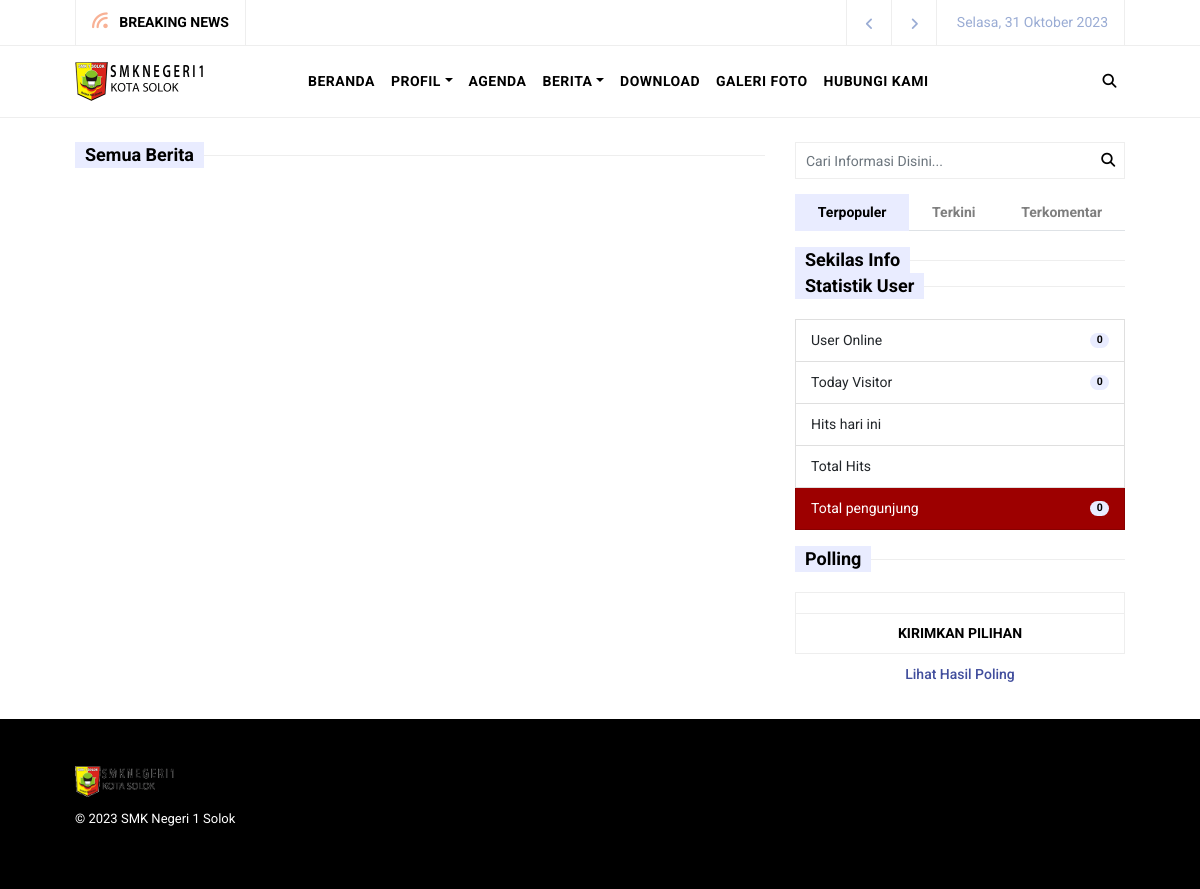
The page /index.php/berita on the database its author committed.
### tables this page shows
CREATE TABLE `mainmenu` (
  `id_main` int(5) NOT NULL,
  `nama_menu` varchar(50) DEFAULT NULL,
  `link` varchar(100) DEFAULT NULL,
  `aktif` enum('Y','N') NOT NULL DEFAULT 'Y',
  `adminmenu` enum('Y','N') NOT NULL
);

### application/libraries/Template.php (called while the page is built, shortened)
<?php if ( ! defined('BASEPATH')) exit('No direct script access allowed');
class Template {
		var $template_data = array();
		function set($name, $value)
		{
			$this->template_data[$name] = $value;
		}
		function load($template = '', $view = '' , $view_data = array(), $return = FALSE)
		{
			$this->CI =& get_instance();
			return $this->CI->load->view($template, $this->template_data, $return);
		}
}

### application/controllers/Berita.php (called while the page is built, shortened)
<?php
class Berita extends CI_Controller
{
	public function index()
	{
		if (isset($_POST['submit'])) {
			$keyword = cetak($this->input->post('cari'));
			$data['title'] = 'Pencarian keyword : ' . $keyword;
			$data['berita'] = $this->model_utama->semua_berita_cari(0, 10, $keyword);
		} else {
			$data['title'] = 'Semua Berita';
			$config['per_page'] = 10;
			if ($this->uri->segment('3') != '') {
				$dari = $this->uri->segment('3');
			} else {
				$dari = 0;
			}
			if (is_numeric($dari)) {
				$data['berita'] = $this->model_utama->semua_berita($dari, $config['per_page']);
			} else {
				redirect('berita');
			}
		}
		$this->template->load(template() . '/template', template() . '/view_semua_berita', $data);
	}
}

### index.php (called while the page is built, shortened)
<?php
require_once BASEPATH.'core/CodeIgniter.php';

### application/models/Model_utama.php (called while the page is built, shortened)
<?php
class Model_utama extends CI_model{
    function mainmenu(){
        return $this->db->query("SELECT * FROM mainmenu where aktif='Y' ORDER BY id_main ASC");
    }
    function submenu($id){
        return $this->db->query("SELECT * FROM submenu WHERE id_main='$id' AND aktif='Y' ORDER BY id_sub ASC");
    }
}

### application/views/phpmu-ciek/main-menu.php (the view, shortened to what this page needs)
<nav class="navbar navbar-expand-lg navbar-light navbar-custom">
  <div class="container">
    <a class="navbar-brand" href="#">
      <img src="<?= base_url('template/custom/assets/img/logo.png'); ?>" alt="" />
    </a>
    <div class="collapse navbar-collapse" id="navbarNav">
      <ul class="navbar-nav mx-auto">
        <?php
        $botm = $this->model_utama->mainmenu();
        foreach ($botm->result_array() as $row) {
          $dropdown = $this->model_utama->submenu($row['id_main'])->num_rows();
          $menuLink = preg_match("/^http/", $row['link']) ? $row['link'] : base_url() . $row['link'];
          echo '<li class="nav-item ' . ($dropdown > 0 ? 'dropdown' : '') . '">';
          echo '<a href="' . $menuLink . '" class="nav-link ' . ($dropdown > 0 ? 'dropdown-toggle' : '') . '"';
          if ($dropdown > 0) {
            echo ' data-toggle="dropdown"';
          }
          echo ' role="button" aria-haspopup="true" aria-expanded="false">';
          echo $row['nama_menu'];
          echo '</a>';
          echo '</li>';
        }
        ?>
      </ul>
      <ul class="navbar-nav ml-auto">
        <li class="nav-item">
          <a class="nav-link nav-link-search" href="#">
            <i class="fa fa-search navbar-search search-trigger"></i>
          </a>
        </li>
      </ul>
    </div>
  </div>
</nav>

### template/custom/assets/css/style.css (style rules this page uses)
body { font-family: "Roboto", sans-serif; }
.container { max-width: 90vw; }
.navbar-custom { display: flex; justify-content: space-between; border-top: 1px solid #eee; border-bottom: 1px solid #eee; background-color: #fff; box-shadow: 0 0 25px rgba(144, 119, 119, 0); z-index: 1030; }
.navbar-custom .navbar-brand img { max-height: 45px; }
.navbar-custom .nav-link { font-size: 14px; font-weight: 700; text-transform: uppercase; color: #000 !important; letter-spacing: 0.5px; }

### rows shown on the page
mainmenu: nama_menu "BERANDA"
mainmenu: nama_menu "PROFIL"
mainmenu: nama_menu "AGENDA"
mainmenu: nama_menu "BERITA"
mainmenu: nama_menu "DOWNLOAD"
mainmenu: nama_menu "GALERI FOTO"
mainmenu: nama_menu "HUBUNGI KAMI"

### other values the page prints
hari_ini() "Selasa"
$title "Semua Berita"
$pengunjungonline "0"
$pengunjung "0"
$totalpengunjung['total'] "0"
